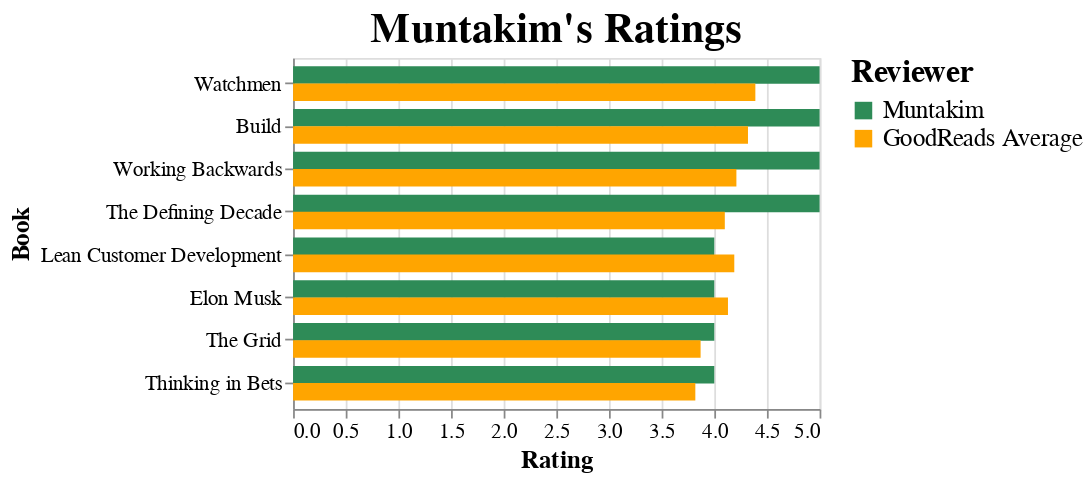

Here is the notebook cell this chart was saved with:
### Markdown cell above
### Reviews

### Code cell
def generateRatingsBarchart(df) -> alt.Chart:
    formatted_df = df.copy()
    formatted_df["SummarizedTitle"] = formatted_df["Title"].str.split(":").str[0]
    formatted_df["Date Read"] = formatted_df["Date Read"].str.split('/').str[0].astype(int)

    formatted_df.rename(
        columns = {
            "My Rating": "Muntakim",
            "Average Rating": "GoodReads Average",
            "Date Read": "Year",
        },
        inplace = True
    )

    melted_df = pd.melt(
        formatted_df,
        id_vars = ["SummarizedTitle", "Title", "Year"],
        value_vars = ["Muntakim", "GoodReads Average"],
        var_name = "Reviewer",
        value_name = "Rating"
    )

    bar_chart = alt.Chart(melted_df).mark_bar(size = 10).encode(
        x = alt.X(
            "Rating:Q", title = "Rating",
            axis = alt.Axis(titleFontSize = 14, labelFontSize = 12),
            scale = alt.Scale(domain = [0, 5])
        ),
        y = alt.Y(
            "SummarizedTitle:N", title = "Book",
            sort = alt.EncodingSortField(
                field = "Rating", order = "descending"
            ),
            axis = alt.Axis(titleFontSize = 14, labelFontSize = 12, labelLimit = 0),
        ),
        color = alt.Color(
            "Reviewer:N",
            scale = alt.Scale(
                domain = ["Muntakim", "GoodReads Average"],
                range = ["seagreen", "orange"]
            ),
            legend = alt.Legend(
                title = "Reviewer",
                titleFontSize = 18, labelFontSize = 14,
                symbolType = "square", symbolSize = 100
            )
        ),
        yOffset = "Reviewer:N",
        tooltip = [
            alt.Tooltip("Title", title = "Title"),
            alt.Tooltip("Year", title = "Year Read"),
            alt.Tooltip("Reviewer", title = "Reviewer"),
            alt.Tooltip("Rating", title = "Rating"),

        ]
    ).properties(
        width = 300,
        height = 25 * len(melted_df["Title"].unique()),
        title = alt.Title(
            "Muntakim's Ratings",
            fontSize = 24,
        )
    )

    bar_chart.display()
    return bar_chart

ratings_chart = generateRatingsBarchart(read_df)

### Figure 1 — Vega-Lite specification as saved in the notebook (floating-point values rounded to 4 significant figures)
{"config": {"view": {"continuousWidth": 300, "continuousHeight": 300}}, "data": {"name": "data-26ef6fd35988b53c5090f9c6ca44a4ba"}, "mark": {"type": "bar", "size": 10}, "encoding": {"color": {"field": "Reviewer", "legend": {"labelFontSize": 14, "symbolSize": 100, "symbolType": "square", "title": "Reviewer", "titleFontSize": 18}, "scale": {"domain": ["Muntakim", "GoodReads Average"], "range": ["seagreen", "orange"]}, "type": "nominal"}, "tooltip": [{"field": "Title", "title": "Title", "type": "nominal"}, {"field": "Year", "title": "Year Read", "type": "quantitative"}, {"field": "Reviewer", "title": "Reviewer", "type": "nominal"}, {"field": "Rating", "title": "Rating", "type": "quantitative"}], "x": {"axis": {"labelFontSize": 12, "titleFontSize": 14}, "field": "Rating", "scale": {"domain": [0, 5]}, "title": "Rating", "type": "quantitative"}, "y": {"axis": {"labelFontSize": 12, "labelLimit": 0, "titleFontSize": 14}, "field": "SummarizedTitle", "sort": {"field": "Rating", "order": "descending"}, "title": "Book", "type": "nominal"}, "yOffset": {"field": "Reviewer", "type": "nominal"}}, "height": 200, "title": {"text": "Muntakim's Ratings", "fontSize": 24}, "width": 300, "$schema": "https://vega.github.io/schema/vega-lite/v5.20.1.json", "datasets": {"data-26ef6fd35988b53c5090f9c6ca44a4ba": [{"SummarizedTitle": "The Grid", "Title": "The Grid: The Fraying Wires Between Americans and Our Energy Future", "Year": 2024, "Reviewer": "Muntakim", "Rating": 4.0}, {"SummarizedTitle": "Working Backwards", "Title": "Working Backwards: Insights, Stories, and Secrets from Inside Amazon", "Year": 2022, "Reviewer": "Muntakim", "Rating": 5.0}, {"SummarizedTitle": "Watchmen", "Title": "Watchmen", "Year": 2018, "Reviewer": "Muntakim", "Rating": 5.0}, {"SummarizedTitle": "Elon Musk", "Title": "Elon Musk: Tesla, SpaceX, and the Quest for a Fantastic Future", "Year": 2023, "Reviewer": "Muntakim", "Rating": 4.0}, {"SummarizedTitle": "Lean Customer Development", "Title": "Lean Customer Development: Building Products Your Customers Will Buy", "Year": 2022, "Reviewer": "Muntakim", "Rating": 4.0}, {"SummarizedTitle": "The Defining Decade", "Title": "The Defining Decade: Why Your Twenties Matter—And How to Make the Most of Them Now", "Year": 2023, "Reviewer": "Muntakim", "Rating": 5.0}, {"SummarizedTitle": "Build", "Title": "Build: An Unorthodox Guide to Making Things Worth Making", "Year": 2022, "Reviewer": "Muntakim", "Rating": 5.0}, {"SummarizedTitle": "Thinking in Bets", "Title": "Thinking in Bets: Making Smarter Decisions When You Don't Have All the Facts", "Year": 2022, "Reviewer": "Muntakim", "Rating": 4.0}, {"SummarizedTitle": "The Grid", "Title": "The Grid: The Fraying Wires Between Americans and Our Energy Future", "Year": 2024, "Reviewer": "GoodReads Average", "Rating": 3.87}, {"SummarizedTitle": "Working Backwards", "Title": "Working Backwards: Insights, Stories, and Secrets from Inside Amazon", "Year": 2022, "Reviewer": "GoodReads Average", "Rating": 4.21}, {"SummarizedTitle": "Watchmen", "Title": "Watchmen", "Year": 2018, "Reviewer": "GoodReads Average", "Rating": 4.39}, {"SummarizedTitle": "Elon Musk", "Title": "Elon Musk: Tesla, SpaceX, and the Quest for a Fantastic Future", "Year": 2023, "Reviewer": "GoodReads Average", "Rating": 4.13}, {"SummarizedTitle": "Lean Customer Development", "Title": "Lean Customer Development: Building Products Your Customers Will Buy", "Year": 2022, "Reviewer": "GoodReads Average", "Rating": 4.19}, {"SummarizedTitle": "The Defining Decade", "Title": "The Defining Decade: Why Your Twenties Matter—And How to Make the Most of Them Now", "Year": 2023, "Reviewer": "GoodReads Average", "Rating": 4.1}, {"SummarizedTitle": "Build", "Title": "Build: An Unorthodox Guide to Making Things Worth Making", "Year": 2022, "Reviewer": "GoodReads Average", "Rating": 4.32}, {"SummarizedTitle": "Thinking in Bets", "Title": "Thinking in Bets: Making Smarter Decisions When You Don't Have All the Facts", "Year": 2022, "Reviewer": "GoodReads Average", "Rating": 3.82}]}}
